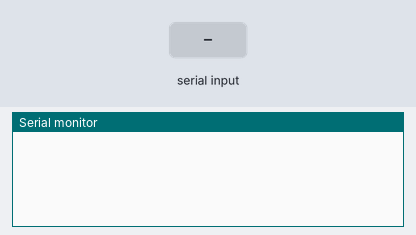
Recording of a sketch running on a simulated Arduino Uno, built with avr-gcc and run on an emulated ATmega328P. On the bench: the last lines printed to the serial monitor. The test bench sets the inputs (shaded band).

Above: at 1.2 s.
1.3 s: "90,45\n" received over Serial
At 2.3 s:
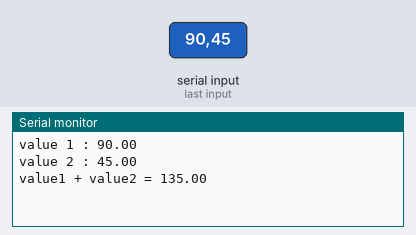
2.8 s: "30,150\n" received over Serial
At 4.2 s:
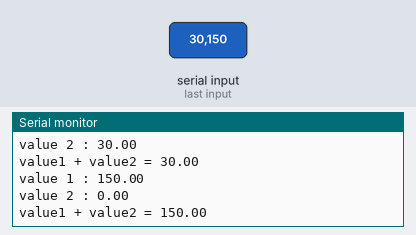
Timing chart, 0 to 5.8 s (numbered marks = the images above; inputs shaded):
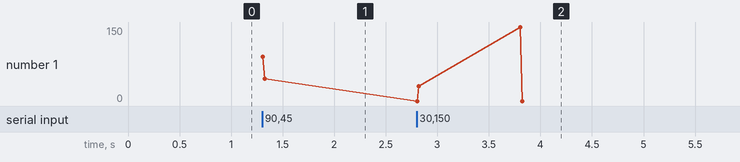

The sketch:

04-5.ino
```cpp
void setup(){
  Serial.begin(9600);
}

void loop(){
  if(Serial.available()){
   float value1 = Serial.parseFloat();
   float value2 = Serial.parseFloat();
   Serial.print("value 1 : ");
   Serial.println(value1);
   Serial.print("value 2 : ");
   Serial.println(value2);
   Serial.print("value1 + value2 = ");
   Serial.println(value1 + value2);
 }
}
```

Measured:
- after the input at 1.3 s, the serial monitor: prints a new line at once (image 1)
- after the input at 2.8 s, the serial monitor: prints a new line at once (image 2)
